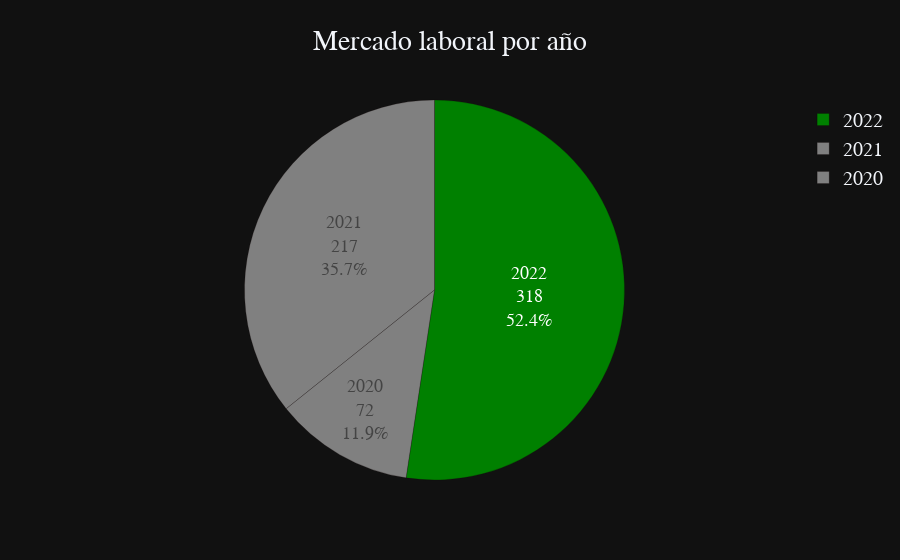

Notebook code cell kept with this figure:
### Markdown cell above
### Trabajo por año

### Code cell
max_value = max(df['work_year'].value_counts())
wkyear = df['work_year'].value_counts()

fig = px.pie(values=wkyear.values, 
             names=wkyear.index, 
             color_discrete_map={str(value): 'gray' for value in wkyear.values},
             title= "Mercado laboral por año",
             template='plotly_dark')

fig.update_traces(textinfo='label+percent+value', textfont_size=18,
                  marker=dict(line=dict(color='#100000', width=0.2)))

fig.data[0].marker.line.width = 3
fig.data[0].marker.line.color='gray'
fig.update_traces(hoverinfo='label+percent',
                  marker=dict(colors=['green' if v == max_value else 'gray' for v in wkyear.values],
                              line=dict(color='#100000', width=0.2)))

fig.update_layout(font=dict(size=20,family="Franklin Gothic"), title_x=0.5)
fig.show()

### Figure 1 — Plotly figure (JSON) as saved in the notebook; plotly's stock layout.template omitted (floating-point values rounded to 4 significant figures)
{"data": [{"domain": {"x": [0, 1], "y": [0, 1]}, "hoverinfo": "label+percent", "hovertemplate": "label=%{label}<br>value=%{value}<extra></extra>", "labels": [2022, 2021, 2020], "legendgroup": "", "marker": {"colors": ["green", "gray", "gray"], "line": {"color": "#100000", "width": 0.2}}, "name": "", "showlegend": true, "textfont": {"size": 18}, "textinfo": "label+percent+value", "type": "pie", "values": [318, 217, 72]}], "layout": {"autosize": true, "font": {"family": "Franklin Gothic", "size": 20}, "legend": {"tracegroupgap": 0}, "title": {"text": "Mercado laboral por año", "x": 0.5}}}
